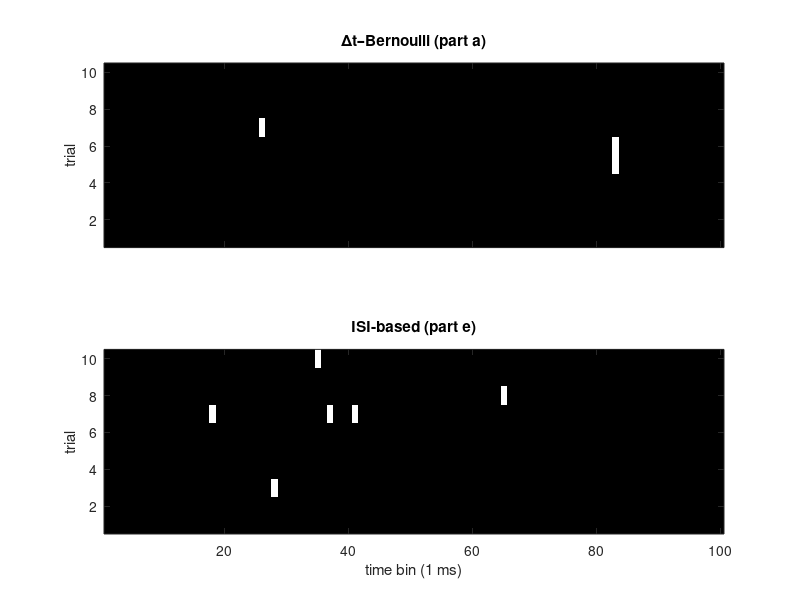

This chart was generated by the following MATLAB code:
% %  problem 1e. Poisson generator via exponential ISIs
% compare speed and statistics  with problem 1a of bin(Bernoulli) method
clear; clc;
% experiment parameters
N=10;
r=5;
T=0.1;
dt= 1e-3;
n_bins= round(T/dt);
rng(41);

%% ---------- (A) Δt–Bernoulli method (copy of part‑a) -------------------
tic
spk_bin=rand(n_bins,N)< r*dt;
rateA= sum(spk_bin,1)/T;
timeA=toc;

%% ---------- (B) ISI method --------------------------------------------
tic
spk_isi=false(n_bins,N);
for tr=1:N
    t=0;
    ix=1;
    while t<T
        isi= -log(rand)/r;    % exactly equivalent to exprnd(1/r)
        t=t+isi;
        if t>T;break;end
        ix=floor(t/dt)+1;
        spk_isi(ix,tr)=1;
    end
end

rateB= sum(spk_isi,1)/T;
timeB=toc;

%% ---------- statistics & timing ---------------------------------------
fprintf('---  Part e results  --------------------------------\n')
fprintf('Method A (Δt Bernoulli):  μ = %4.2f Hz,  σ = %4.2f Hz,  time = %.2e s\n',...
        mean(rateA),std(rateA),timeA);
fprintf('Method B (ISI draw)    :  μ = %4.2f Hz,  σ = %4.2f Hz,  time = %.2e s\n',...
        mean(rateB),std(rateB),timeB);


%% optional visual check: raster plots ----------------------------------
figure('Color','w');
subplot(2,1,1)
imagesc(spk_bin'); colormap(gray); axis xy
title('Δt–Bernoulli (part a)');
ylabel('trial'), xticklabels([]);

subplot(2,1,2)
imagesc(spk_isi'); colormap(gray); axis xy
title('ISI‑based (part e)');
xlabel('time bin (1 ms)'), ylabel('trial');